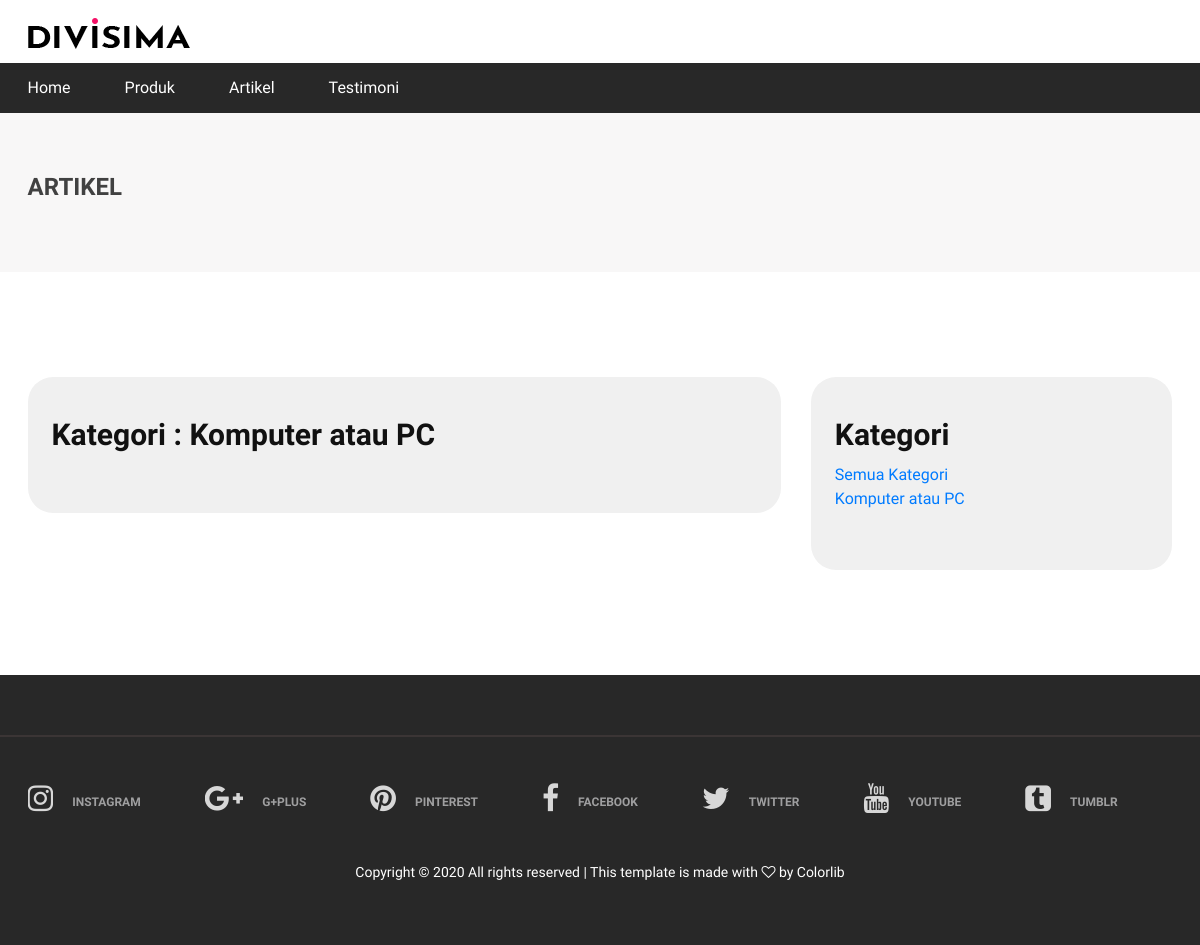
Page /artikel/kategori/1 on the earlier database version.
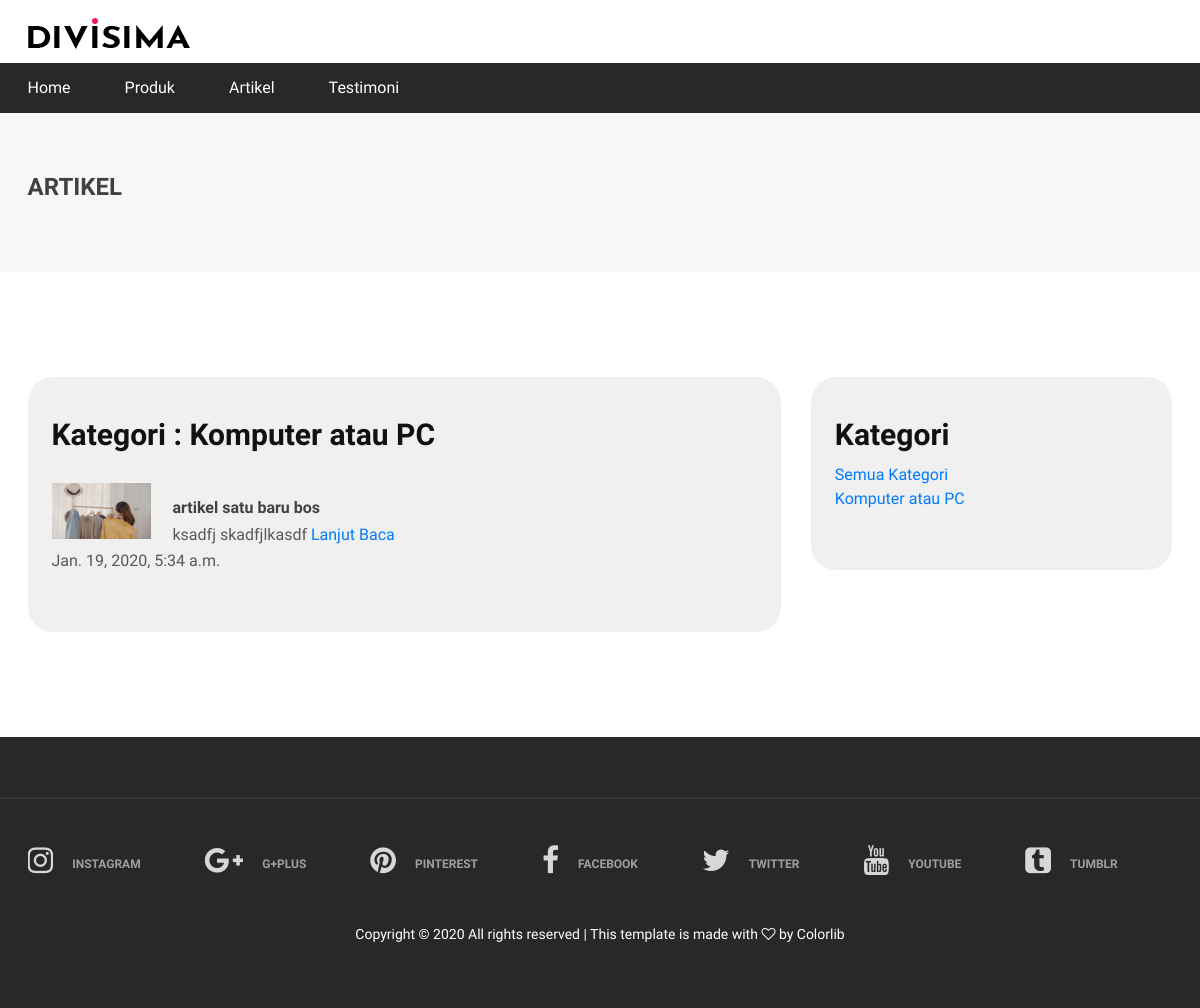
Same page on the later database version.
### kategori_artikel/models.py (models this page shows, shortened)
class kategori_artikel(models.Model):
    nama_kategori = models.CharField(max_length=35)
    tanggal_buat = models.DateTimeField(auto_now_add=True)

### blog/models.py (models this page shows, shortened)
class artikel(models.Model):
    judul = models.CharField(max_length=50)
    isi = models.TextField(max_length=1000)
    tanggal = models.DateTimeField(auto_now_add=True,blank=True,null=True)
    slug = models.SlugField(editable=False,blank=True,null=True)
    gambar = models.ImageField(upload_to='images/',null=True)
    kategori = models.ForeignKey(kategori_artikel,on_delete=models.SET_NULL,null=True)

### blog/views.py (the view)
# urls.py: path('kategori/<int:kategori>',views.bycategori,name='categori'),
def bycategori(request,kategori):
    data_kategori = kategori_artikel.objects.all()
    data_artikel = artikel.objects.all().filter(kategori=kategori).order_by('-id')
    paginator = Paginator(data_artikel, 8)
    page = request.GET.get('page')
    data_artikel = paginator.get_page(page)
    detail_kategori = kategori_artikel.objects.get(id=kategori)
    context = {
        'detail_kategori':detail_kategori,
        'kategori':data_kategori,
        'artikel':data_artikel,
    }
    return render(request,'blog/categori.html',context)

### blog/templates/blog/categori.html (shortened to what this page needs)
{% extends 'layout/base.html' %}
{% load static %}
{% block content %}
<div class="page-top-info">
    <div class="container">
        <h4>Artikel</h4>
    </div>
</div>
<section class="checkout-section spad">
    <div class="container">
        <div class="row">
            <div class="col-lg-8 order-1 order-lg-1">
                <div class="checkout-cart">
                    <h3>Kategori : {{detail_kategori.nama_kategori}}</h3>
                    <ul class="product-list">
                        {% for row in artikel %}
                        <li>
                            <div class="pl-thumb"><img src="{{row.gambar.url}}" alt=""></div>
                            <h6>{{row.judul}}</h6>
                            <p>{{row.isi|slice:"0:200"}} <a href="{% url 'blog:show' row.slug %}">Lanjut Baca</a></p>
                            <p>{{row.tanggal}}</p>
                        </li>
                        {% endfor %}
                    </ul>
                </div>
            </div>
            <br>
            <div class="col-lg-4 order-2 order-lg-2">
                <div class="checkout-cart">
                    <h3 style="margin-bottom:10px;">Kategori</h3>
                    <ul class="product-list">
                        <li>
                            <a href="{% url 'blog:index' %}">Semua Kategori</a><br>
                            {% for row in kategori %}
                            <a href="{% url 'blog:categori' row.id %}">{{row.nama_kategori}}</a><br>
                            {% endfor %}
                        </li>
                    </ul>
                </div>
            </div>
        </div>
    </div>
</section>
{% endblock content %}

Differences in the rows shown:
now on this page (row edited): artikel: gambar (picture), judul "artikel satu baru bos", isi "ksadfj skadfjlkasdf", tanggal "Jan. 19, 2020, 5:34 a.m."
